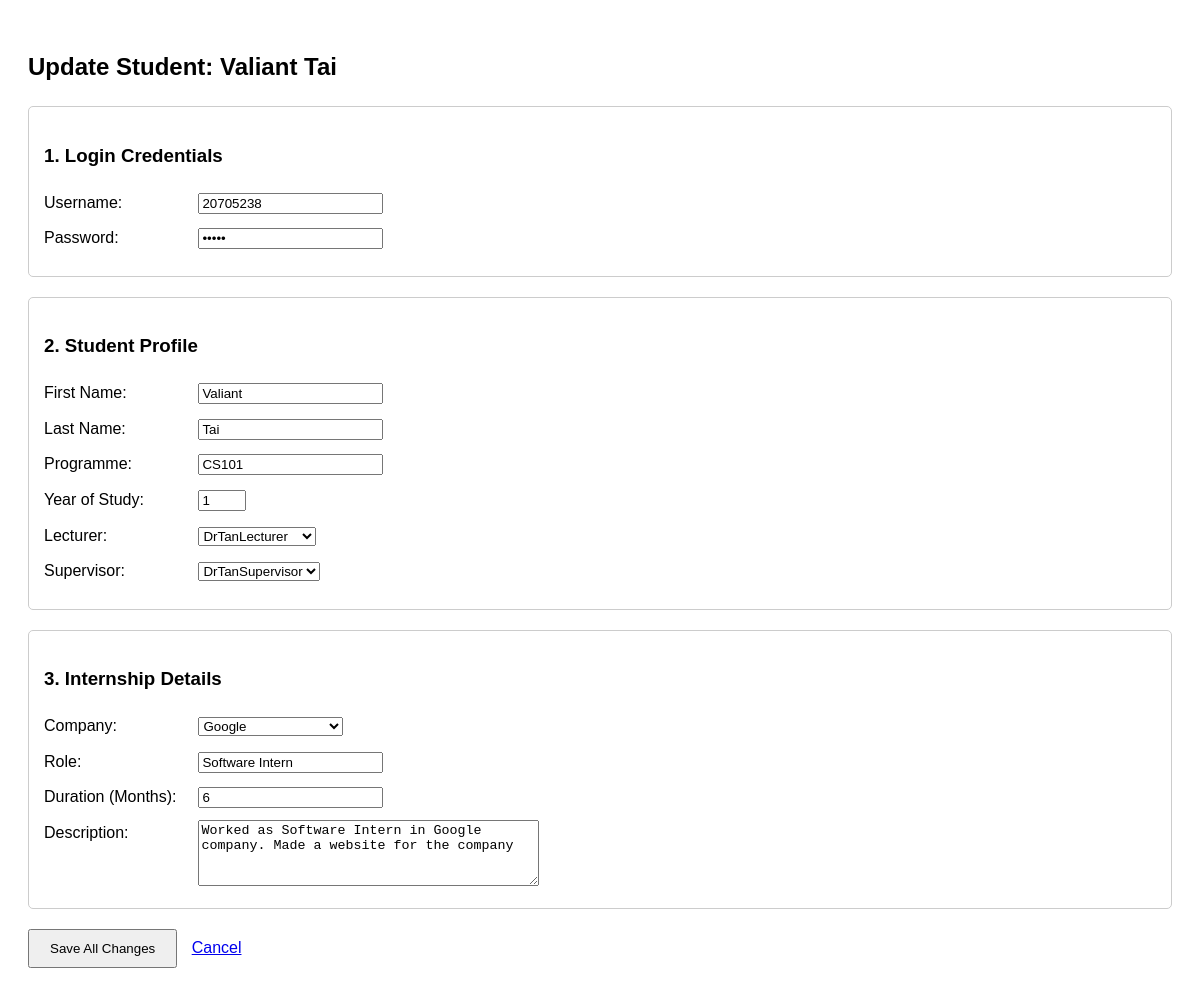
/AdminDashboard/StudentFunctions/UpdateStudent.php?id=24 (signed in), run on the app's committed database.
### tables this page shows
CREATE TABLE `studentaccountlist` (
  `StudentAccountID` int(11) NOT NULL,
  `Password` varchar(100) NOT NULL,
  `Username` varchar(100) NOT NULL,
  `AdminAccountID` int(11) NOT NULL
);

CREATE TABLE `studentprofile` (
  `StudentProfileID` int(11) NOT NULL,
  `StudentAccountID` int(11) NOT NULL,
  `FirstName` varchar(100) NOT NULL,
  `LastName` varchar(100) NOT NULL,
  `ProgrammeCode` varchar(100) NOT NULL,
  `YearOfStudy` int(11) NOT NULL,
  `AssesorAccountIDLect` int(11) DEFAULT NULL,
  `AssesorAccountIDSuper` int(11) DEFAULT NULL
);

CREATE TABLE `assesoraccountlist` (
  `AssessorAccountID` int(11) NOT NULL,
  `Password` varchar(100) NOT NULL,
  `Username` varchar(100) NOT NULL,
  `AdminAccountID` int(11) NOT NULL,
  `AssesorType` enum('Lecturer','Supervisor') NOT NULL
);

CREATE TABLE `internship` (
  `InternshipID` int(11) NOT NULL,
  `StudentAccountID` int(11) NOT NULL,
  `CompanyINT` int(11) DEFAULT NULL,
  `Role` varchar(100) NOT NULL,
  `Months_duration` int(11) NOT NULL,
  `Description` varchar(200) DEFAULT NULL
);

CREATE TABLE `companynamelist` (
  `CompanyInt` int(11) NOT NULL,
  `CompanyName` varchar(100) NOT NULL,
  `CompanyAddress` varchar(100) DEFAULT NULL,
  `CompanyType` enum('Technology','Finance','Healthcare','Engineering','Media','Other') DEFAULT NULL,
  `ContactNumber` varchar(100) DEFAULT NULL,
  `EmailContact` varchar(100) DEFAULT NULL,
  `PicturePath` varchar(255) DEFAULT NULL
);

### ExecutePStatement.php (called while the page is built, shortened)
<?php
function executePreparedStatement($sql, $params) {
    global $conn;
    $stmt = $conn->prepare($sql);
    if (!empty($params)) {
        $stmt->bind_param(str_repeat('s', count($params)), ...$params);
    }
    if (stripos($sql, "SELECT") === 0) {
        $stmt->execute();
        $result = $stmt->get_result();
    } else {
        $result = $stmt->execute();
    }
    return $result;
}
?>

### AdminDashboard/StudentFunctions/UpdateStudent.php (the view, shortened to what this page needs)
<?php
include '../../Connection.php';
include '../../ExecutePStatement.php';
$studentID = $_GET['id'] ?? $_POST['id'] ?? null;
$fetchSql = "SELECT acc.Username, acc.Password, prof.*,
                    intern.CompanyINT, intern.Role, intern.Months_duration, intern.Description
             FROM studentaccountlist acc
             JOIN studentprofile prof ON acc.StudentAccountID = prof.StudentAccountID
             LEFT JOIN internship intern ON acc.StudentAccountID = intern.StudentAccountID
             WHERE acc.StudentAccountID = ?";
$fetchResult = executePreparedStatement($fetchSql, [$studentID]);
$studentData = $fetchResult->fetch_assoc();
$lecturers = executePreparedStatement("SELECT AssessorAccountID, Username FROM assesoraccountlist WHERE AssesorType = ?", ['Lecturer']);
$supervisors = executePreparedStatement("SELECT AssessorAccountID, Username FROM assesoraccountlist WHERE AssesorType = ?", ['Supervisor']);
$companies = $conn->query("SELECT * FROM companynamelist");
?>
<!DOCTYPE html>
<html lang="en">
<head>
</head>
<body>
    <h2>Update Student: <?php echo htmlspecialchars($studentData['FirstName'] . " " . $studentData['LastName']); ?></h2>
    <form action="" method="post">
        <div class="form-section">
            <h3>1. Login Credentials</h3>
            <label>Username:</label>
            <input type="text" name="username" value="<?php echo htmlspecialchars($studentData['Username']); ?>" required><br>
            <label>Password:</label>
            <input type="password" name="password" value="<?php echo htmlspecialchars($studentData['Password']); ?>" required>
        </div>
        <div class="form-section">
            <h3>2. Student Profile</h3>
            <label>First Name:</label>
            <input type="text" name="firstname" value="<?php echo htmlspecialchars($studentData['FirstName']); ?>" required><br>
            <label>Last Name:</label>
            <input type="text" name="lastname" value="<?php echo htmlspecialchars($studentData['LastName']); ?>" required><br>
            <label>Programme:</label>
            <input type="text" name="programme" value="<?php echo htmlspecialchars($studentData['ProgrammeCode']); ?>" required><br>
            <label>Year of Study:</label>
            <input type="number" name="year" value="<?php echo htmlspecialchars($studentData['YearOfStudy']); ?>" min="1" max="4" required><br>
            <label>Lecturer:</label>
            <select name="lecturer">
                <?php while($l = $lecturers->fetch_assoc()): ?>
                    <option value="<?php echo $l['AssessorAccountID']; ?>" <?php if($studentData['AssesorAccountIDLect'] == $l['AssessorAccountID']) echo 'selected'; ?>>
                        <?php echo htmlspecialchars($l['Username']); ?>
                    </option>
                <?php endwhile; ?>
            </select><br>
            <label>Supervisor:</label>
            <select name="supervisor">
                <?php while($s = $supervisors->fetch_assoc()): ?>
                    <option value="<?php echo $s['AssessorAccountID']; ?>" <?php if($studentData['AssesorAccountIDSuper'] == $s['AssessorAccountID']) echo 'selected'; ?>>
                        <?php echo htmlspecialchars($s['Username']); ?>
                    </option>
                <?php endwhile; ?>
            </select>
        </div>
        <div class="form-section">
            <h3>3. Internship Details</h3>
            <label>Company:</label>
            <select name="company_id" required>
                <?php while($c = $companies->fetch_assoc()): ?>
                    <option value="<?php echo $c['CompanyInt']; ?>" <?php if($studentData['CompanyINT'] == $c['CompanyInt']) echo 'selected'; ?>>
                        <?php echo htmlspecialchars($c['CompanyName']); ?>
                    </option>
                <?php endwhile; ?>
            </select><br>
            <label>Role:</label>
            <input type="text" name="role" value="<?php echo htmlspecialchars($studentData['Role'] ?? ''); ?>" required><br>
            <label>Duration (Months):</label>
            <input type="number" name="duration" value="<?php echo htmlspecialchars($studentData['Months_duration'] ?? ''); ?>" required><br>
            <label style="vertical-align: top;">Description:</label>
            <textarea name="description" rows="4" cols="40"><?php echo htmlspecialchars($studentData['Description'] ?? ''); ?></textarea>
        </div>
        <div style="margin-top: 20px;">
            <button type="submit" style="padding: 10px 20px; cursor: pointer;">Save All Changes</button>
            <a href="../Databases/StudentDatabase.php" style="margin-left: 10px;">Cancel</a>
        </div>
    </form>
</body>
</html>

### AdminDashboard/StudentFunctions/UpdateStudent.php (style rules this page uses)
body { font-family: sans-serif; line-height: 1.6; padding: 20px; }
.form-section { border: 1px solid #ccc; padding: 15px; margin-bottom: 20px; border-radius: 5px; }
label { display: inline-block; width: 150px; margin-bottom: 10px; }

### data on the page
studentaccountlist: studentprofile.FirstName+LastName "Valiant Tai", username "20705238", firstname "Valiant", lastname "Tai", programme "CS101", year "1", role "Software Intern", duration "6", description "Worked as Software Intern in Google company. Made a website for the company"
studentprofile: lecturer "DrTanLecturer", supervisor "DrTanSupervisor"
internship: company_id "Google"
